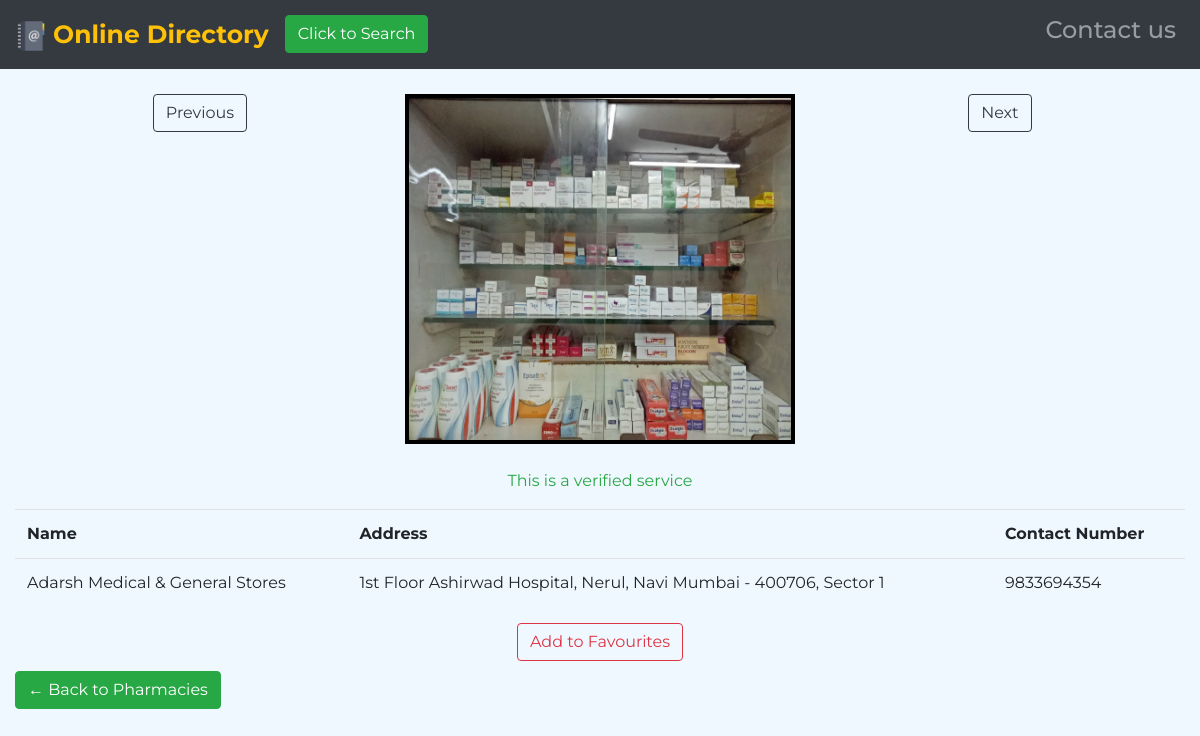
/ada.php, run on the app's committed database.
### tables this page shows
CREATE TABLE `essential` (
  `id` int(50) NOT NULL,
  `name` varchar(50) NOT NULL,
  `address` varchar(300) NOT NULL,
  `contact` bigint(15) NOT NULL
);

### ada.php (the view, shortened to what this page needs)
<!DOCTYPE html>
<html lang="en">
<head>
    <link rel="stylesheet" href="https://maxcdn.bootstrapcdn.com/bootstrap/4.5.2/css/bootstrap.min.css">
</head>
<body>
    <?php include 'navbar.php'; ?>
    <div class="container-fluid">
        <div class="row">
            <div class="column text-center">
                <a href="dyp.php"><button type="button" class="btn btn-outline-dark btn-edit">
                Previous</button></a>
            </div>
            <div class="column text-center">
                <a href="https://www.google.com/search?q=Adarsh%20Medical%20%26%20General%20Stores&rlz=1C1RLNS_enIN906IN906&oq=Adarsh+Medical+%26+General+Stores&aqs=chrome..69i57j69i60j69i61&sourceid=chrome&ie=UTF-8&tbs=lf:1,lf_ui:10&tbm=lcl&sxsrf=ALeKk01xQOVlLOuGFcAyGiQu61OKdGh-iw:1607682795209&rflfq=1&num=10&rldimm=9326980562528868079&ved=2ahUKEwjMxK2P3cXtAhUPA3IKHWsmBnAQvS4wAXoECAIQKQ&rlst=f#rlfi=hd:;si:9326980562528868079;mv:[[19.313508499999998,73.10670139999999],[18.9897582,72.8323654]];tbs:lrf:!1m4!1u3!2m2!3m1!1e1!1m4!1u16!2m2!16m1!1e1!1m4!1u16!2m2!16m1!1e2!2m1!1e16!2m1!1e3!3sIAE,lf:1,lf_ui:10" target="_blank"><img src="images/pharmacy/ada1.jpg" alt="No Image Available" class="center img-fluid"></a>
            </div>
            <div class="column text-center">
                <a href="data.php"><button type="button" class="btn btn-outline-dark btn-edit">
                Next</button></a>
            </div>
        </div>
        <div class="text-center text-success">
            <p>This is a verified service</p>
        </div>
        <table class="table">
            <tr>
                <th>Name</th>
                <th>Address</th>
                <th>Contact Number</th>
            </tr>
            <?php
            $conn = mysqli_connect("localhost", "root", "", "info_for_directory");
            $sql = "SELECT name, address, contact FROM essential WHERE id = '10'";
            $result = $conn -> query($sql);
            if ($result -> num_rows > 0) {
                while ($row = $result -> fetch_assoc()) {
                    echo "<tr><td>Adarsh Medical & General Stores</td><td>".$row["address"]."</td><td>".$row["contact"]."</td></tr>";
                }
            }
            else {
                echo "0 result";
            }
            ?>
        </table>
        <div class="text-center" style="margin-bottom: 10px;">
            <form action="fav_insert.php" method="POST">
                <button type="submit" class="btn btn-outline-danger" name="add_fav">Add to Favourites</button>
            </form>
        </div>
        <div>
            <a href="pharmacy.php"><button type="button" class="btn btn-success">
            &larr; Back to Pharmacies</button></a>
        </div>
    </div>
</body>
</html>

### ada.php (style rules this page uses)
* { margin: 0px; padding: 0px; }
body, html { font-family: 'Montserrat', sans-serif; width: 100%; height: 100%; background-color: aliceblue; }
.center { margin-top: 20px; margin-bottom: 20px; height: 350px; border: 4px solid #000000; }
.btn-edit { margin-top: 20px; margin-bottom: 10px; }
.column { float: left; width: 33.33%; padding: 5px; }

### data on the page
essential: address "1st Floor Ashirwad Hospital, Nerul, Navi Mumbai - 400706, Sector 1", contact "9833694354"
